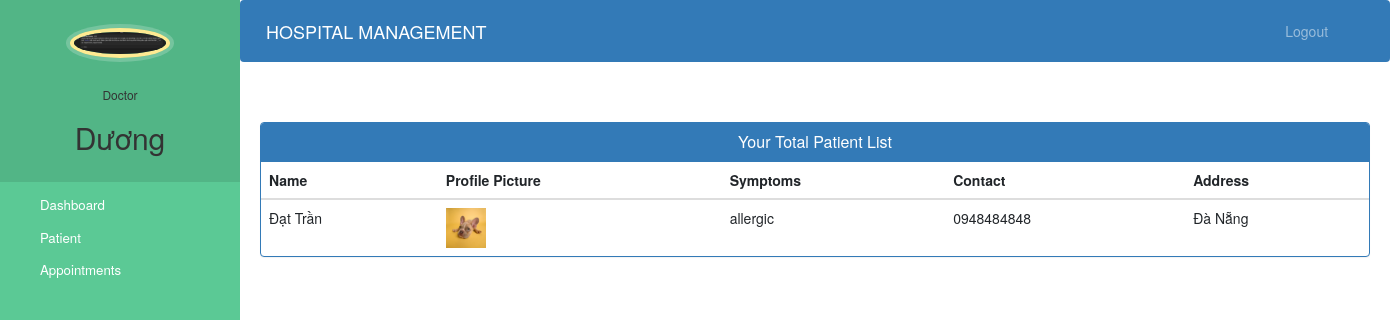
The app's page /doctor-view-patient (signed in) with its own data.
### hospital/models.py (models this page shows, shortened)
class Doctor(models.Model):
    user=models.OneToOneField(User,on_delete=models.CASCADE)
    profile_pic= models.ImageField(upload_to='profile_pic/DoctorProfilePic/',null=True,blank=True)
    address = models.CharField(max_length=40)
    mobile = models.CharField(max_length=20,null=True)
    department= models.CharField(max_length=50,choices=departments,default='Cardiologist')
    status=models.BooleanField(default=False)

class Patient(models.Model):
    user=models.OneToOneField(User,on_delete=models.CASCADE)
    profile_pic= models.ImageField(upload_to='profile_pic/PatientProfilePic/',null=True,blank=True)
    address = models.CharField(max_length=40)
    mobile = models.CharField(max_length=20,null=False)
    symptoms = models.CharField(max_length=100,null=False)
    assignedDoctorId = models.PositiveIntegerField(null=True)
    admitDate=models.DateField(auto_now=True)
    status=models.BooleanField(default=False)
    @property
    def get_name(self):
        return self.user.first_name+" "+self.user.last_name

### hospital/views.py (the view)
# urls.py: path('doctor-view-patient', views.doctor_view_patient_view,
@login_required(login_url='doctorlogin')
@user_passes_test(is_doctor)
def doctor_view_patient_view(request):
    patients=models.Patient.objects.all().filter(status=True,assignedDoctorId=request.user.id)
    doctor=models.Doctor.objects.get(user_id=request.user.id) #for profile picture of doctor in sidebar
    return render(request,'hospital/doctor_view_patient.html',{'patients':patients,'doctor':doctor})

### hospital/views.py (called while the page is built)
def is_doctor(user):
    return user.groups.filter(name='DOCTOR').exists()

### templates/hospital/doctor_view_patient.html (shortened to what this page needs)
{% extends 'hospital/doctor_base.html' %}
{% block content %}
{%load static%}
<head>
  <link href="//netdna.bootstrapcdn.com/bootstrap/3.0.0/css/bootstrap.min.css" rel="stylesheet" id="bootstrap-css">
</head>
<div class="container">
  <div class="panel panel-primary">
    <div class="panel-heading">
      <h6 class="panel-title">Your Total Patient List</h6>
    </div>
    <table class="table table-hover" id="dev-table">
      <thead>
        <tr>
          <th>Name</th>
          <th>Profile Picture</th>
          <th>Symptoms</th>
          <th>Contact</th>
          <th>Address</th>
        </tr>
      </thead>
      {% for p in patients %}
      <tr>
        <td> {{p.get_name}}</td>
        <td> <img src="{% static p.profile_pic.url %}" alt="Profile Pic" height="40px" width="40px" /></td>
        <td>{{p.symptoms}}</td>
        <td>{{p.mobile}}</td>
        <td>{{p.address}}</td>
      </tr>
      {% endfor %}
    </table>
  </div>
</div>
{% endblock content %}

### templates/hospital/doctor_base.html (shortened to what this page needs)
<!DOCTYPE html>
{% load static %}
<html lang="en">
  <head>
    <link
      rel="stylesheet"
      href="https://stackpath.bootstrapcdn.com/bootstrap/4.3.1/css/bootstrap.min.css"
    />
    <link
      rel="stylesheet"
      href="https://maxcdn.bootstrapcdn.com/font-awesome/4.7.0/css/font-awesome.min.css"
    />
  </head>
  <body>
    <nav class="menu" tabindex="0">
      <header class="avatar">
        <img src="{% static doctor.profile_pic.url %}" alt="Profile Pic" />
        <br /><br />
        <h6>Doctor</h6>
        <h2>{{request.user.first_name}}</h2>
      </header>
      <ul>
        <li tabindex="0" class="icon-dashboard">
          <a
            style="color: white; text-decoration: none"
            href="/doctor-dashboard"
            ><span>Dashboard</span></a
          >
        </li>
        <li tabindex="0" class="icon-users">
          <a style="color: white; text-decoration: none" href="/doctor-patient"
            ><span>Patient</span></a
          >
        </li>
        <li tabindex="0" class="icon-calendar">
          <a
            style="color: white; text-decoration: none"
            href="/doctor-appointment"
            ><span>Appointments</span></a
          >
        </li>
      </ul>
    </nav>
    <main>
      <div class="bs-example">
        <nav
          class="navbar navbar-expand-md navbar-dark fixed-top"
          style="background: #337ab7"
        >
          <a href="/doctor-dashboard" class="navbar-brand"
            >HOSPITAL MANAGEMENT</a
          >
          <div
            class="collapse navbar-collapse justify-content-between"
            id="navbarCollapse"
          >
            <div class="navbar-nav" style="margin-left: 90%">
              <a href="/logout" class="nav-item nav-link">Logout</a>
            </div>
          </div>
        </nav>
      </div>
      <br /><br />
      {% block content %} {% endblock content %}
      <br /><br /><br /><br /><br /><br /><br />
    </main>
  </body>
</html>

### templates/hospital/doctor_base.html (style rules this page uses)
a:link { text-decoration: none; }
a { color: white; }
body { padding-left: 240px; }
main { position: relative; height: 100vh; }
.menu { background: #5bc995; height: 100vh; width: 240px; position: fixed; top: 0px; left: 0; z-index: 5; outline: none; }
.menu .avatar { background: rgba(0, 0, 0, 0.1); padding: 2em 0.5em; text-align: center; }
.menu .avatar img { width: 100px; border-radius: 50%; overflow: hidden; border: 4px solid #ffea92; box-shadow: 0 0 0 4px rgba(255, 255, 255, 0.2); }
.menu .avatar h2 { font-weight: normal; margin-bottom: 0; }
.menu ul { list-style: none; padding: 0.5em 0; margin: 0; }
.menu ul li { padding: 0.5em 1em 0.5em 3em; font-size: 0.95em; font-weight: regular; background-repeat: no-repeat; background-position: left 15px center; background-size: auto 20px; transition: all 0.15s linear; cursor: pointer; }
.menu ul li.icon-dashboard { background-image: url("http://www.entypo.com/images//gauge.svg"); }
.menu ul li.icon-users { background-image: url("http://www.entypo.com/images//users.svg"); }
.menu ul li.icon-calendar { background-image: url("http://www.entypo.com/images//calendar.svg"); }

### templates/hospital/doctor_view_patient.html (style rules this page uses)
a:link { text-decoration: none; }
h6 { text-align: center; }

### records on screen
Doctor: profile_pic (picture)
Patient: get_name "Đạt Trần", profile_pic (picture), symptoms "allergic", mobile "0948484848", address "Đà Nẵng"

### other values on screen
{{ request.user.first_name }} "Dương"
